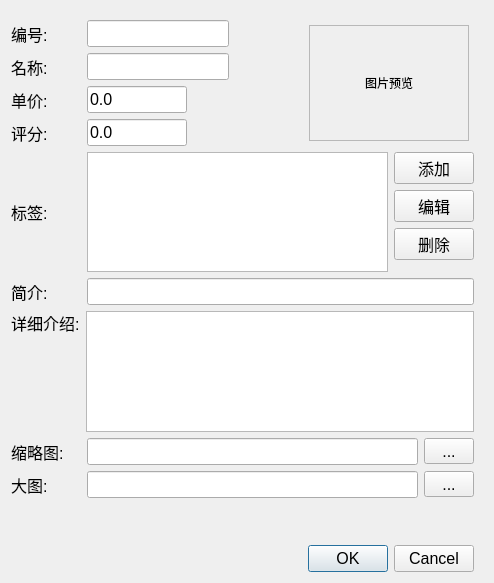
<?xml version="1.0" encoding="UTF-8"?>
<ui version="4.0">
 <class>DishInfoDialog</class>
 <widget class="QDialog" name="DishInfoDialog">
  <property name="geometry">
   <rect>
    <x>0</x>
    <y>0</y>
    <width>494</width>
    <height>583</height>
   </rect>
  </property>
  <property name="windowTitle">
   <string>Dialog</string>
  </property>
  <layout class="QVBoxLayout" name="verticalLayout_5">
   <property name="topMargin">
    <number>20</number>
   </property>
   <property name="rightMargin">
    <number>20</number>
   </property>
   <item>
    <layout class="QVBoxLayout" name="verticalLayout">
     <item>
      <layout class="QHBoxLayout" name="horizontalLayout_12">
       <item>
        <layout class="QVBoxLayout" name="verticalLayout_7">
         <item>
          <layout class="QHBoxLayout" name="horizontalLayout_2">
           <item>
            <widget class="QLabel" name="label">
             <property name="minimumSize">
              <size>
               <width>70</width>
               <height>0</height>
              </size>
             </property>
             <property name="font">
              <font>
               <pointsize>12</pointsize>
              </font>
             </property>
             <property name="text">
              <string>编号:</string>
             </property>
            </widget>
           </item>
           <item>
            <widget class="QLineEdit" name="lineEditId">
             <property name="font">
              <font>
               <pointsize>12</pointsize>
              </font>
             </property>
            </widget>
           </item>
           <item>
            <spacer name="horizontalSpacer">
             <property name="font">
              <font>
               <pointsize>12</pointsize>
              </font>
             </property>
             <property name="orientation">
              <enum>Qt::Horizontal</enum>
             </property>
             <property name="sizeHint" stdset="0">
              <size>
               <width>30</width>
               <height>20</height>
              </size>
             </property>
            </spacer>
           </item>
          </layout>
         </item>
         <item>
          <layout class="QHBoxLayout" name="horizontalLayout_3">
           <item>
            <widget class="QLabel" name="label_2">
             <property name="minimumSize">
              <size>
               <width>70</width>
               <height>0</height>
              </size>
             </property>
             <property name="font">
              <font>
               <pointsize>12</pointsize>
              </font>
             </property>
             <property name="text">
              <string>名称:</string>
             </property>
            </widget>
           </item>
           <item>
            <widget class="QLineEdit" name="lineEditName">
             <property name="font">
              <font>
               <pointsize>12</pointsize>
              </font>
             </property>
            </widget>
           </item>
           <item>
            <spacer name="horizontalSpacer_4">
             <property name="font">
              <font>
               <pointsize>12</pointsize>
              </font>
             </property>
             <property name="orientation">
              <enum>Qt::Horizontal</enum>
             </property>
             <property name="sizeHint" stdset="0">
              <size>
               <width>30</width>
               <height>20</height>
              </size>
             </property>
            </spacer>
           </item>
          </layout>
         </item>
         <item>
          <layout class="QHBoxLayout" name="horizontalLayout_4">
           <item>
            <widget class="QLabel" name="label_3">
             <property name="minimumSize">
              <size>
               <width>70</width>
               <height>0</height>
              </size>
             </property>
             <property name="font">
              <font>
               <pointsize>12</pointsize>
              </font>
             </property>
             <property name="text">
              <string>单价:</string>
             </property>
            </widget>
           </item>
           <item>
            <widget class="QLineEdit" name="lineEditPrice">
             <property name="maximumSize">
              <size>
               <width>100</width>
               <height>16777215</height>
              </size>
             </property>
             <property name="font">
              <font>
               <pointsize>12</pointsize>
              </font>
             </property>
             <property name="inputMethodHints">
              <set>Qt::ImhDigitsOnly</set>
             </property>
             <property name="inputMask">
              <string/>
             </property>
             <property name="text">
              <string>0.0</string>
             </property>
            </widget>
           </item>
           <item>
            <spacer name="horizontalSpacer_3">
             <property name="font">
              <font>
               <pointsize>12</pointsize>
              </font>
             </property>
             <property name="orientation">
              <enum>Qt::Horizontal</enum>
             </property>
             <property name="sizeHint" stdset="0">
              <size>
               <width>40</width>
               <height>20</height>
              </size>
             </property>
            </spacer>
           </item>
          </layout>
         </item>
         <item>
          <layout class="QHBoxLayout" name="horizontalLayout_5">
           <item>
            <widget class="QLabel" name="label_4">
             <property name="minimumSize">
              <size>
               <width>70</width>
               <height>0</height>
              </size>
             </property>
             <property name="font">
              <font>
               <pointsize>12</pointsize>
              </font>
             </property>
             <property name="text">
              <string>评分:</string>
             </property>
            </widget>
           </item>
           <item>
            <widget class="QLineEdit" name="lineEditScore">
             <property name="maximumSize">
              <size>
               <width>100</width>
               <height>16777215</height>
              </size>
             </property>
             <property name="font">
              <font>
               <pointsize>12</pointsize>
              </font>
             </property>
             <property name="inputMethodHints">
              <set>Qt::ImhDigitsOnly</set>
             </property>
             <property name="text">
              <string>0.0</string>
             </property>
            </widget>
           </item>
           <item>
            <spacer name="horizontalSpacer_2">
             <property name="font">
              <font>
               <pointsize>12</pointsize>
              </font>
             </property>
             <property name="orientation">
              <enum>Qt::Horizontal</enum>
             </property>
             <property name="sizeType">
              <enum>QSizePolicy::Expanding</enum>
             </property>
             <property name="sizeHint" stdset="0">
              <size>
               <width>40</width>
               <height>20</height>
              </size>
             </property>
            </spacer>
           </item>
          </layout>
         </item>
        </layout>
       </item>
       <item>
        <layout class="QVBoxLayout" name="verticalLayout_3">
         <property name="margin">
          <number>5</number>
         </property>
         <item>
          <widget class="QLabel" name="labelPreview">
           <property name="minimumSize">
            <size>
             <width>160</width>
             <height>0</height>
            </size>
           </property>
           <property name="frameShape">
            <enum>QFrame::StyledPanel</enum>
           </property>
           <property name="frameShadow">
            <enum>QFrame::Sunken</enum>
           </property>
           <property name="text">
            <string>图片预览</string>
           </property>
           <property name="scaledContents">
            <bool>true</bool>
           </property>
           <property name="alignment">
            <set>Qt::AlignCenter</set>
           </property>
           <property name="wordWrap">
            <bool>false</bool>
           </property>
          </widget>
         </item>
        </layout>
       </item>
      </layout>
     </item>
     <item>
      <layout class="QHBoxLayout" name="horizontalLayout_6">
       <item>
        <widget class="QLabel" name="label_5">
         <property name="minimumSize">
          <size>
           <width>70</width>
           <height>0</height>
          </size>
         </property>
         <property name="font">
          <font>
           <pointsize>12</pointsize>
          </font>
         </property>
         <property name="text">
          <string>标签:</string>
         </property>
        </widget>
       </item>
       <item>
        <widget class="QListWidget" name="listWidgetTags">
         <property name="font">
          <font>
           <pointsize>12</pointsize>
          </font>
         </property>
        </widget>
       </item>
       <item>
        <layout class="QVBoxLayout" name="verticalLayout_2">
         <item>
          <widget class="QPushButton" name="buttonAddTab">
           <property name="font">
            <font>
             <pointsize>12</pointsize>
            </font>
           </property>
           <property name="text">
            <string>添加</string>
           </property>
          </widget>
         </item>
         <item>
          <widget class="QPushButton" name="buttonEdit">
           <property name="font">
            <font>
             <pointsize>12</pointsize>
            </font>
           </property>
           <property name="text">
            <string>编辑</string>
           </property>
          </widget>
         </item>
         <item>
          <widget class="QPushButton" name="buttonDeleteTag">
           <property name="font">
            <font>
             <pointsize>12</pointsize>
            </font>
           </property>
           <property name="text">
            <string>删除</string>
           </property>
          </widget>
         </item>
         <item>
          <spacer name="verticalSpacer">
           <property name="font">
            <font>
             <pointsize>12</pointsize>
            </font>
           </property>
           <property name="orientation">
            <enum>Qt::Vertical</enum>
           </property>
           <property name="sizeHint" stdset="0">
            <size>
             <width>20</width>
             <height>40</height>
            </size>
           </property>
          </spacer>
         </item>
        </layout>
       </item>
      </layout>
     </item>
     <item>
      <layout class="QHBoxLayout" name="horizontalLayout_7">
       <item>
        <widget class="QLabel" name="label_6">
         <property name="minimumSize">
          <size>
           <width>70</width>
           <height>0</height>
          </size>
         </property>
         <property name="font">
          <font>
           <pointsize>12</pointsize>
          </font>
         </property>
         <property name="text">
          <string>简介:</string>
         </property>
        </widget>
       </item>
       <item>
        <widget class="QLineEdit" name="lineEditSummary">
         <property name="font">
          <font>
           <pointsize>12</pointsize>
          </font>
         </property>
        </widget>
       </item>
      </layout>
     </item>
     <item>
      <layout class="QHBoxLayout" name="horizontalLayout_8">
       <item>
        <layout class="QVBoxLayout" name="verticalLayout_4">
         <item>
          <widget class="QLabel" name="label_7">
           <property name="minimumSize">
            <size>
             <width>60</width>
             <height>0</height>
            </size>
           </property>
           <property name="font">
            <font>
             <pointsize>12</pointsize>
            </font>
           </property>
           <property name="text">
            <string>详细介绍:</string>
           </property>
          </widget>
         </item>
         <item>
          <spacer name="verticalSpacer_2">
           <property name="font">
            <font>
             <pointsize>12</pointsize>
            </font>
           </property>
           <property name="orientation">
            <enum>Qt::Vertical</enum>
           </property>
           <property name="sizeHint" stdset="0">
            <size>
             <width>20</width>
             <height>40</height>
            </size>
           </property>
          </spacer>
         </item>
        </layout>
       </item>
       <item>
        <widget class="QTextEdit" name="textEditDetail">
         <property name="font">
          <font>
           <pointsize>12</pointsize>
          </font>
         </property>
        </widget>
       </item>
      </layout>
     </item>
     <item>
      <layout class="QHBoxLayout" name="horizontalLayout_9">
       <item>
        <widget class="QLabel" name="label_8">
         <property name="minimumSize">
          <size>
           <width>70</width>
           <height>0</height>
          </size>
         </property>
         <property name="font">
          <font>
           <pointsize>12</pointsize>
          </font>
         </property>
         <property name="text">
          <string>缩略图:</string>
         </property>
        </widget>
       </item>
       <item>
        <widget class="QLineEdit" name="lineEditThumb">
         <property name="font">
          <font>
           <pointsize>12</pointsize>
          </font>
         </property>
        </widget>
       </item>
       <item>
        <widget class="QToolButton" name="toolButtonThumb">
         <property name="minimumSize">
          <size>
           <width>50</width>
           <height>0</height>
          </size>
         </property>
         <property name="font">
          <font>
           <pointsize>12</pointsize>
          </font>
         </property>
         <property name="text">
          <string>...</string>
         </property>
        </widget>
       </item>
      </layout>
     </item>
     <item>
      <layout class="QHBoxLayout" name="horizontalLayout_10">
       <item>
        <widget class="QLabel" name="label_9">
         <property name="minimumSize">
          <size>
           <width>70</width>
           <height>0</height>
          </size>
         </property>
         <property name="font">
          <font>
           <pointsize>12</pointsize>
          </font>
         </property>
         <property name="text">
          <string>大图:</string>
         </property>
        </widget>
       </item>
       <item>
        <widget class="QLineEdit" name="lineEditPicture">
         <property name="font">
          <font>
           <pointsize>12</pointsize>
          </font>
         </property>
        </widget>
       </item>
       <item>
        <widget class="QToolButton" name="toolButtonPicture">
         <property name="minimumSize">
          <size>
           <width>50</width>
           <height>0</height>
          </size>
         </property>
         <property name="font">
          <font>
           <pointsize>12</pointsize>
          </font>
         </property>
         <property name="text">
          <string>...</string>
         </property>
        </widget>
       </item>
      </layout>
     </item>
     <item>
      <layout class="QVBoxLayout" name="verticalLayout_6">
       <item>
        <widget class="QLabel" name="labelWarning">
         <property name="minimumSize">
          <size>
           <width>0</width>
           <height>35</height>
          </size>
         </property>
         <property name="font">
          <font>
           <pointsize>12</pointsize>
          </font>
         </property>
         <property name="text">
          <string/>
         </property>
         <property name="alignment">
          <set>Qt::AlignRight|Qt::AlignTrailing|Qt::AlignVCenter</set>
         </property>
        </widget>
       </item>
      </layout>
     </item>
     <item>
      <layout class="QHBoxLayout" name="horizontalLayout">
       <item>
        <widget class="QDialogButtonBox" name="buttonBox">
         <property name="font">
          <font>
           <pointsize>12</pointsize>
          </font>
         </property>
         <property name="orientation">
          <enum>Qt::Horizontal</enum>
         </property>
         <property name="standardButtons">
          <set>QDialogButtonBox::Cancel|QDialogButtonBox::Ok</set>
         </property>
        </widget>
       </item>
      </layout>
     </item>
    </layout>
   </item>
  </layout>
 </widget>
 <resources/>
 <connections>
  <connection>
   <sender>buttonBox</sender>
   <signal>accepted()</signal>
   <receiver>DishInfoDialog</receiver>
   <slot>accept()</slot>
   <hints>
    <hint type="sourcelabel">
     <x>248</x>
     <y>254</y>
    </hint>
    <hint type="destinationlabel">
     <x>157</x>
     <y>274</y>
    </hint>
   </hints>
  </connection>
  <connection>
   <sender>buttonBox</sender>
   <signal>rejected()</signal>
   <receiver>DishInfoDialog</receiver>
   <slot>reject()</slot>
   <hints>
    <hint type="sourcelabel">
     <x>316</x>
     <y>260</y>
    </hint>
    <hint type="destinationlabel">
     <x>286</x>
     <y>274</y>
    </hint>
   </hints>
  </connection>
 </connections>
</ui>
